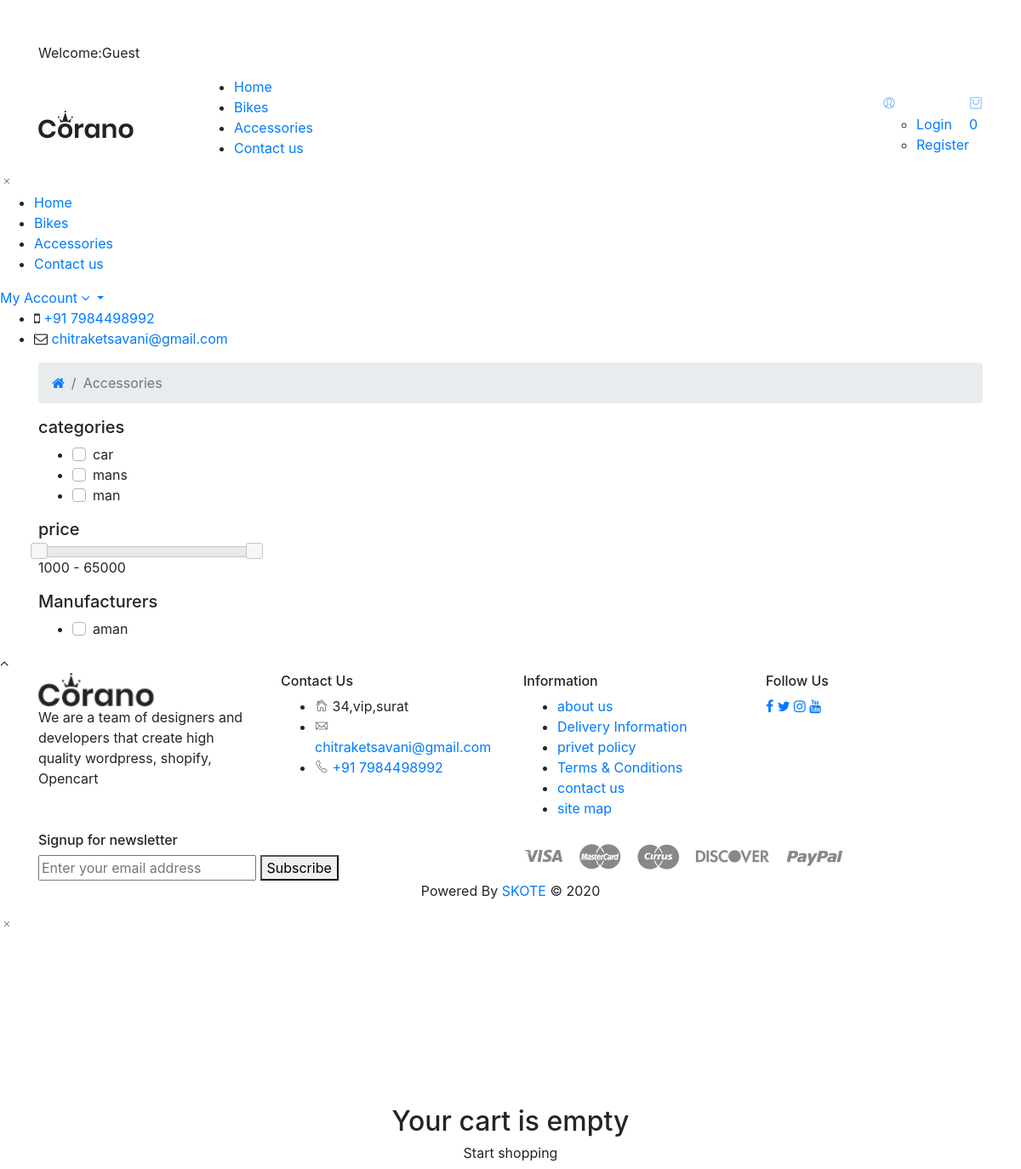
/accessories.php, run on an earlier commit of the app's database.
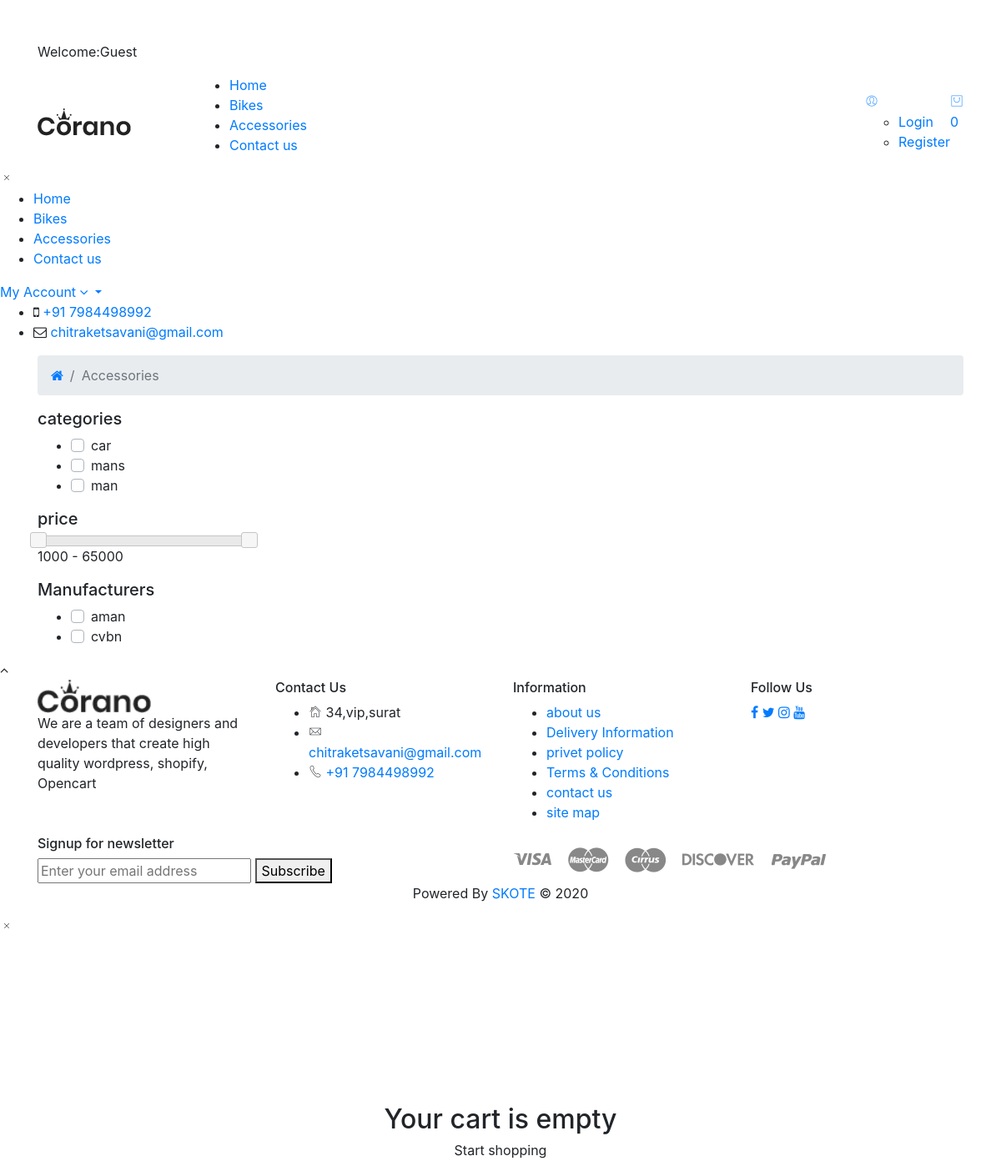
And on a later commit of the database.
### tables this page shows
CREATE TABLE `accessories_category` (
  `accessories_category_id` int(10) NOT NULL AUTO_INCREMENT,
  `accessories_category` text NOT NULL,
  `accessories_category_top` text NOT NULL,
  `accessories_category_status` text NOT NULL,
  PRIMARY KEY (`accessories_category_id`)
);

CREATE TABLE `accessories_brand` (
  `accessories_brand_id` int(10) NOT NULL AUTO_INCREMENT,
  `accessories_brand` text NOT NULL,
  `accessories_brand_top` text NOT NULL,
  `accessories_brand_status` text NOT NULL,
  PRIMARY KEY (`accessories_brand_id`)
);

### functions/functions.php (the view, shortened to what this page needs)
<?php
$db=mysqli_connect("localhost","root","","ecom_store");
      ?>
        <?php
function  getAbrand(){
    global $db;
    $sql="SELECT DISTINCT * FROM accessories_brand WHERE accessories_brand_top='yes' and accessories_brand_status='yes'";
    $result=$db->query($sql);
    while ($row=$result->fetch_assoc()) {
        echo '
    <li>
    <div class="custom-control custom-checkbox">
        <input type="checkbox" class=" common_selector accessories_brand_id custom-control-input" id="'.$row['accessories_brand'].'" value="'. $row['accessories_brand_id'].'">
        <label class="common_selector accessories_brand_id custom-control-label" for="'. $row['accessories_brand'].'">'. $row['accessories_brand'].'</label>
    </div>
    </li>
    ';
    }
}
function getAcategory(){
    global $db;
    $sql="SELECT *  FROM accessories_category WHERE accessories_category_top='yes' and accessories_category_status='yes'";
    $result=$db->query($sql);
    while ($row=$result->fetch_assoc()) {
        echo '
    <li>
    <div class="custom-control custom-checkbox">
        <input type="checkbox" class=" common_selector accessories_category custom-control-input" id="'.$row['accessories_category'].'" value="'. $row['accessories_category_id'].'">
        <label class="common_selector accessories_category custom-control-label" for="'. $row['accessories_category'].'">'. $row['accessories_category'].'</label>
    </div>
    </li>';
    }
}
?>

What changed in the data, as far as the page shows it:
added accessories_brand: accessories_brand "cvbn"
